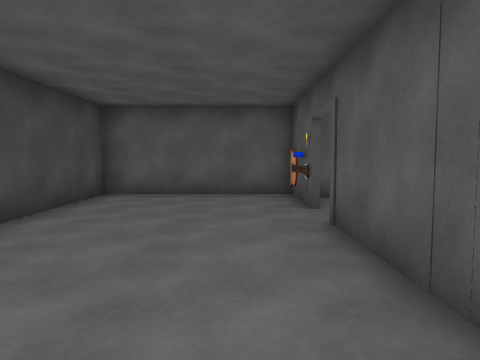
[1] (above)

16 first-person views from a walk through a Unity game level. The camera is 1.3 m above the floor, tilts 4° down and sees 70° across. Doors are open. The floor is counted in squares, 1.26 m on a side. Each view is taken from the middle of a square. On the plan, view 1 faces up. The plan holds only what a view shows up to about 13 squares ahead; the rest is blank. The place goes on beyond the plan. The player is left out. Some animated figures are not drawn. Surface patterns are stand-ins for the level's own textures.

[2]
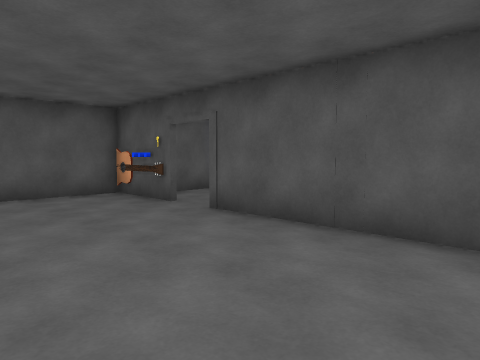

[3]
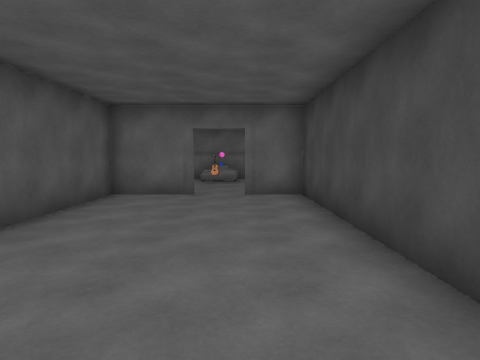

[4]
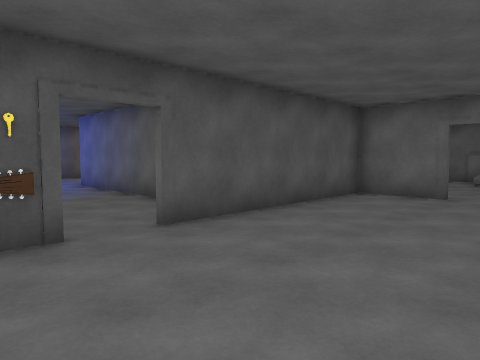

[5]
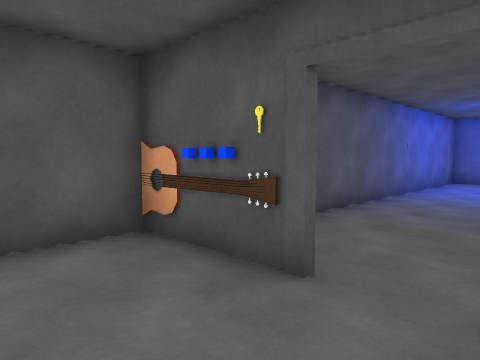

[6]
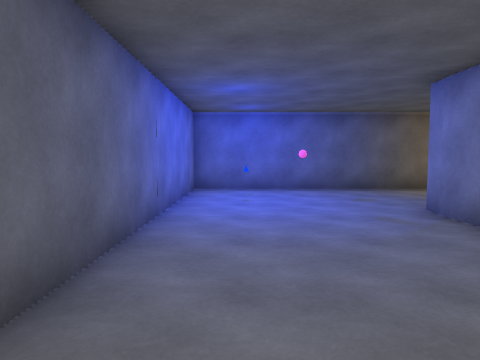

[7]
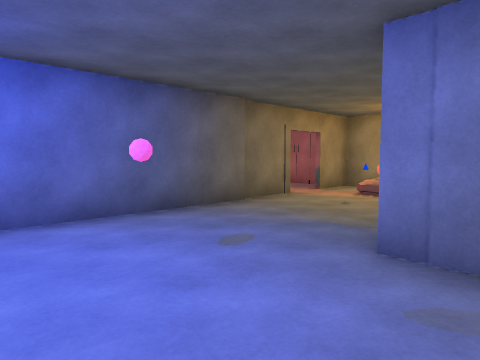

[8]
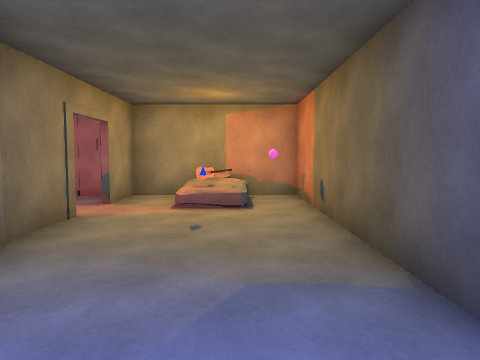

[9]
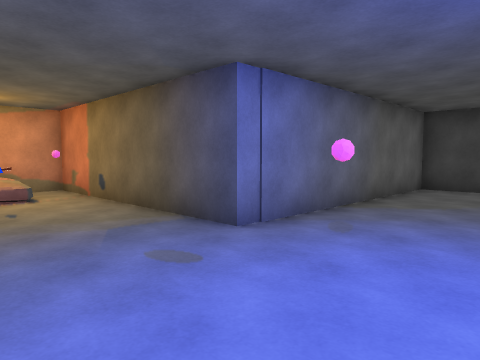

[10]
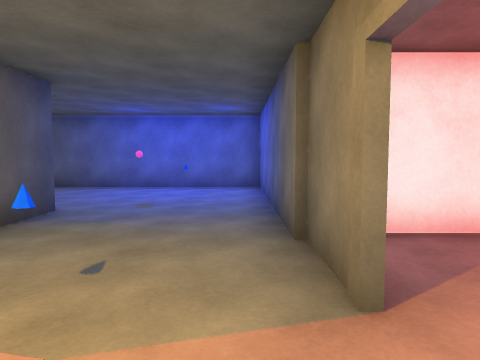

[11]
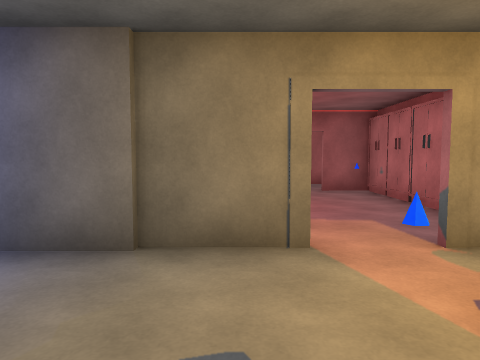

[12]
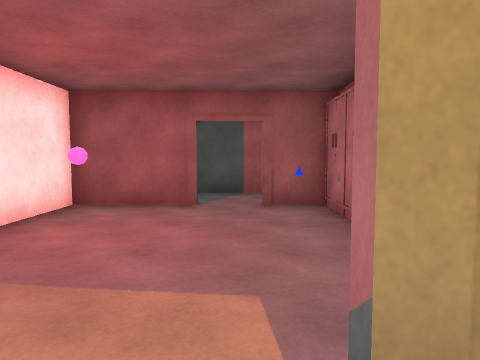

[13]
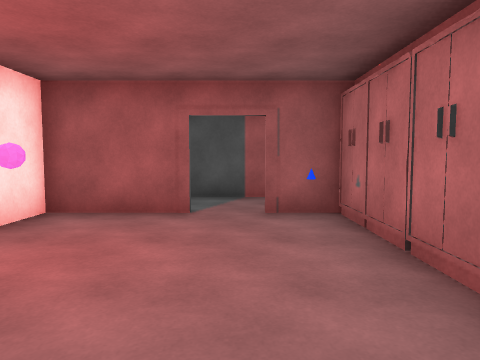

[14]
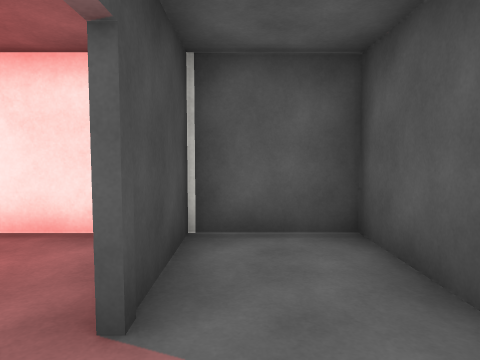

[15]
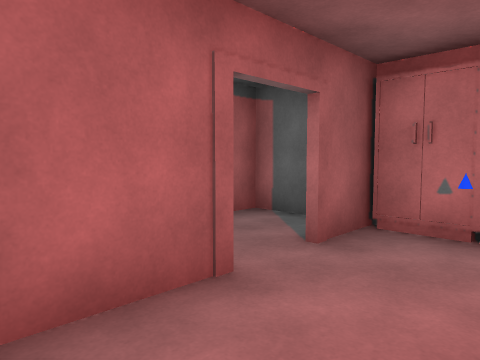

[16]
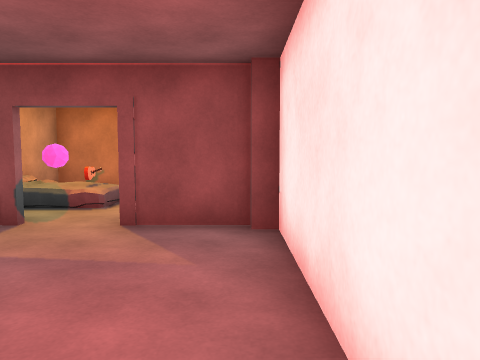

### Floor plan
Key: @ floor where view 1 was taken; # wall or solid block; . main floor; : floor 0.5 m higher than the main floor; / step, stairs or slope; D open door; = window, fence, low wall or low ledge; G guitar; B bed; W wardrobe.
Columns run from 4 left of view 1 to 23 right of it. Each row starts with its distance up from view 1.
 10 #######
  9 #....G#############
  8 #.....#...........#
  7 #.....#........=..#
  6 #....D........#...#
  5 #.....#...........#
  4 #.....#...........#
  3 #.....########....#
  2 #.....#      #....##########
  1 #.....#      #....#.....#..#
  0 #...@.#      #....#.#...#..#
 -1 #######      #..#.......D..#
 -2              #.#/.......D..#
 -3              #.B:.#....##..#
 -4              ######WWWWW####

Where each view was taken, in squares from view 1:
view 1: 0 up, 0 right, facing up
view 2: 0 up, 3 left, facing up-right
view 3: 8 up, 2 left, facing down
view 4: 8 up, 3 left, facing down-right
view 5: 5 up, 1 left, facing up-right
view 6: 7 up, 3 right, facing right
view 7: 7 up, 8 right, facing down-right
view 8: 5 up, 11 right, facing down
view 9: 7 up, 13 right, facing down-left
view 10: 3 down, 13 right, facing up
view 11: 0 up, 10 right, facing right
view 12: 2 down, 13 right, facing right
view 13: 2 down, 14 right, facing right
view 14: 3 down, 21 right, facing up
view 15: 1 up, 18 right, facing down-right
view 16: 1 up, 19 right, facing left
